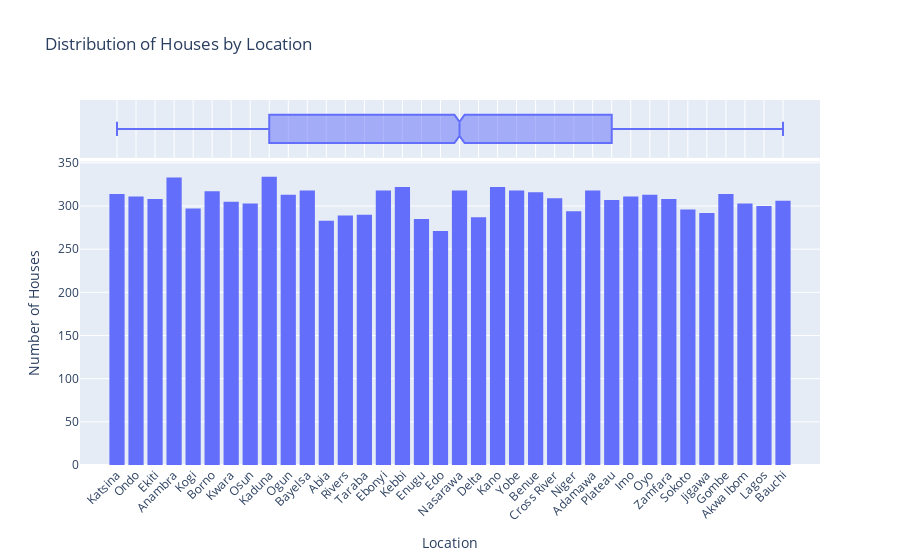

Source (notebook cell):
### Markdown cell above
---
**Plotting for the distribution of houses by location**

### Code cell
fig = px.histogram(train_df, x= 'loc',marginal = 'box', nbins = 47, title = 'Distribution of Houses by Location')
fig.update_layout(xaxis_title='Location', yaxis_title='Number of Houses', xaxis_tickangle=-45)
fig.show()

### Figure 1 — Plotly figure (JSON) as saved in the notebook; plotly's stock layout.template omitted (floating-point values rounded to 4 significant figures; data arrays with more than 128 entries replaced by an {"elided": "..."} marker saying what was removed)
{"data": [{"alignmentgroup": "True", "bingroup": "x", "hovertemplate": "loc=%{x}<br>count=%{y}<extra></extra>", "legendgroup": "", "marker": {"color": "#636efa", "pattern": {"shape": ""}}, "name": "", "nbinsx": 47, "offsetgroup": "", "orientation": "v", "showlegend": false, "type": "histogram", "x": {"elided": "11043 str values"}, "xaxis": "x", "yaxis": "y"}, {"alignmentgroup": "True", "hovertemplate": "loc=%{x}<extra></extra>", "legendgroup": "", "marker": {"color": "#636efa"}, "name": "", "notched": true, "offsetgroup": "", "showlegend": false, "type": "box", "x": {"elided": "11043 str values"}, "xaxis": "x2", "yaxis": "y2"}], "layout": {"barmode": "relative", "legend": {"tracegroupgap": 0}, "title": {"text": "Distribution of Houses by Location"}, "xaxis": {"anchor": "y", "domain": [0, 1], "tickangle": -45, "title": {"text": "Location"}}, "xaxis2": {"anchor": "y2", "domain": [0, 1], "matches": "x", "showgrid": true, "showticklabels": false}, "yaxis": {"anchor": "x", "domain": [0, 0.8316], "title": {"text": "Number of Houses"}}, "yaxis2": {"anchor": "x2", "domain": [0.8416, 1], "matches": "y2", "showgrid": false, "showline": false, "showticklabels": false, "ticks": ""}}}
